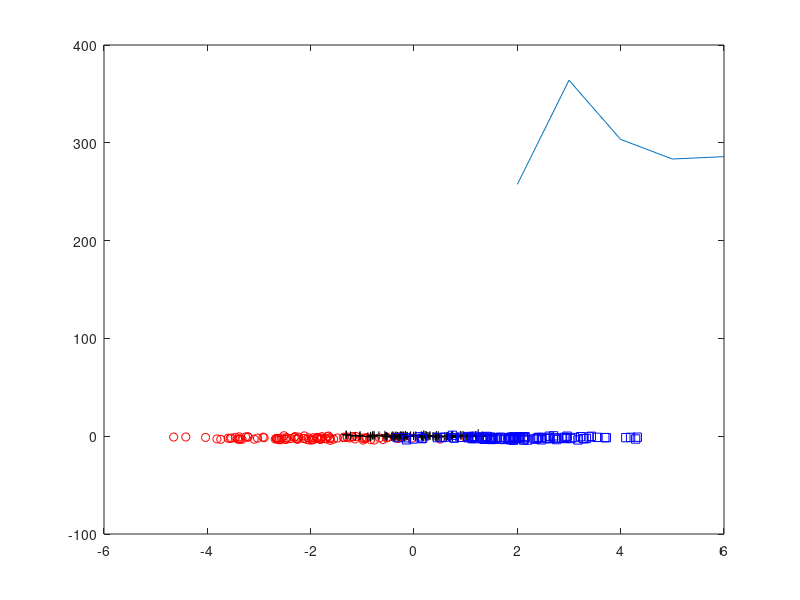

Reproduce this figure in MATLAB.
X = [randn(100,1)-2*ones(100,1);randn(100,1)*0.75;randn(100,1)+2*ones(100,1)];
Y = [randn(100,1 )-2*ones(100,1);randn(100,1)*0.75;randn(100,1)-2*ones(100,1)];
plot(X(1:100),Y(1:100),'or');
hold on
plot(X(101:200),Y(101:200),'+k')
plot(X(201:300),Y(201:300),'sb')
% hold off
data1 = [(X(1:100)) (Y(1:100))];
data2 = [(X(101:200)) (Y(101:200))];
data3 = [(X(201:300)) (Y(201:300))];
data = [data1;data2;data3];
rng('default');  % For reproducibility
eva = evalclusters(data,'kmeans','CalinskiHarabasz','KList',[1:6])
plot(eva.CriterionValues)
